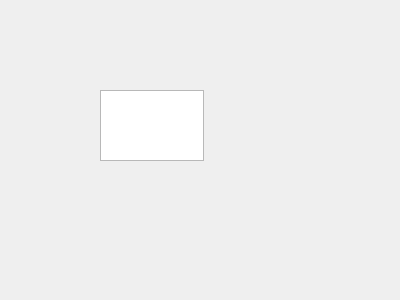
<?xml version="1.0" encoding="UTF-8"?>
<ui version="4.0">
 <class>TFromDoc</class>
 <widget class="QWidget" name="TFromDoc">
  <property name="geometry">
   <rect>
    <x>0</x>
    <y>0</y>
    <width>400</width>
    <height>300</height>
   </rect>
  </property>
  <property name="windowTitle">
   <string>Form</string>
  </property>
  <widget class="QTextEdit" name="textEdit">
   <property name="geometry">
    <rect>
     <x>100</x>
     <y>90</y>
     <width>104</width>
     <height>71</height>
    </rect>
   </property>
  </widget>
  <action name="action_open">
   <property name="icon">
    <iconset resource="image.qrc">
     <normaloff>:/img/images/122.bmp</normaloff>:/img/images/122.bmp</iconset>
   </property>
   <property name="text">
    <string>打开</string>
   </property>
   <property name="toolTip">
    <string>打开</string>
   </property>
   <property name="menuRole">
    <enum>QAction::NoRole</enum>
   </property>
  </action>
  <action name="action_font">
   <property name="icon">
    <iconset resource="image.qrc">
     <normaloff>:/img/images/506.bmp</normaloff>:/img/images/506.bmp</iconset>
   </property>
   <property name="text">
    <string>字体</string>
   </property>
   <property name="toolTip">
    <string>设置字体</string>
   </property>
   <property name="menuRole">
    <enum>QAction::NoRole</enum>
   </property>
  </action>
  <action name="action_cut">
   <property name="icon">
    <iconset theme="edit-cut" resource="image.qrc">
     <normaloff>:/img/images/200.bmp</normaloff>:/img/images/200.bmp</iconset>
   </property>
   <property name="text">
    <string>剪接</string>
   </property>
   <property name="toolTip">
    <string>剪接</string>
   </property>
   <property name="menuRole">
    <enum>QAction::NoRole</enum>
   </property>
  </action>
  <action name="action_copy">
   <property name="icon">
    <iconset theme="QIcon::ThemeIcon::EditCopy" resource="image.qrc">
     <normaloff>:/img/images/202.bmp</normaloff>:/img/images/202.bmp</iconset>
   </property>
   <property name="text">
    <string>复制</string>
   </property>
   <property name="toolTip">
    <string>复制文本</string>
   </property>
   <property name="menuRole">
    <enum>QAction::NoRole</enum>
   </property>
  </action>
  <action name="action_paste">
   <property name="icon">
    <iconset theme="QIcon::ThemeIcon::EditPaste" resource="image.qrc">
     <normaloff>:/img/images/204.bmp</normaloff>:/img/images/204.bmp</iconset>
   </property>
   <property name="text">
    <string>粘贴</string>
   </property>
   <property name="menuRole">
    <enum>QAction::NoRole</enum>
   </property>
  </action>
  <action name="action_undo">
   <property name="icon">
    <iconset theme="QIcon::ThemeIcon::EditUndo" resource="image.qrc">
     <normaloff>:/img/images/206.bmp</normaloff>:/img/images/206.bmp</iconset>
   </property>
   <property name="text">
    <string> 撤销</string>
   </property>
   <property name="toolTip">
    <string> 撤销操作</string>
   </property>
   <property name="menuRole">
    <enum>QAction::NoRole</enum>
   </property>
  </action>
  <action name="action_redo">
   <property name="icon">
    <iconset theme="QIcon::ThemeIcon::EditRedo" resource="image.qrc">
     <normaloff>:/img/images/208.bmp</normaloff>:/img/images/208.bmp</iconset>
   </property>
   <property name="text">
    <string>重复</string>
   </property>
   <property name="menuRole">
    <enum>QAction::NoRole</enum>
   </property>
  </action>
 </widget>
 <resources>
  <include location="image.qrc"/>
 </resources>
 <connections>
  <connection>
   <sender>action_copy</sender>
   <signal>triggered()</signal>
   <receiver>textEdit</receiver>
   <slot>copy()</slot>
   <hints>
    <hint type="sourcelabel">
     <x>-1</x>
     <y>-1</y>
    </hint>
    <hint type="destinationlabel">
     <x>201</x>
     <y>185</y>
    </hint>
   </hints>
  </connection>
  <connection>
   <sender>action_cut</sender>
   <signal>triggered()</signal>
   <receiver>textEdit</receiver>
   <slot>cut()</slot>
   <hints>
    <hint type="sourcelabel">
     <x>-1</x>
     <y>-1</y>
    </hint>
    <hint type="destinationlabel">
     <x>201</x>
     <y>185</y>
    </hint>
   </hints>
  </connection>
  <connection>
   <sender>action_paste</sender>
   <signal>triggered()</signal>
   <receiver>textEdit</receiver>
   <slot>paste()</slot>
   <hints>
    <hint type="sourcelabel">
     <x>-1</x>
     <y>-1</y>
    </hint>
    <hint type="destinationlabel">
     <x>201</x>
     <y>185</y>
    </hint>
   </hints>
  </connection>
  <connection>
   <sender>action_redo</sender>
   <signal>triggered()</signal>
   <receiver>textEdit</receiver>
   <slot>redo()</slot>
   <hints>
    <hint type="sourcelabel">
     <x>-1</x>
     <y>-1</y>
    </hint>
    <hint type="destinationlabel">
     <x>201</x>
     <y>185</y>
    </hint>
   </hints>
  </connection>
  <connection>
   <sender>action_undo</sender>
   <signal>triggered()</signal>
   <receiver>textEdit</receiver>
   <slot>undo()</slot>
   <hints>
    <hint type="sourcelabel">
     <x>-1</x>
     <y>-1</y>
    </hint>
    <hint type="destinationlabel">
     <x>201</x>
     <y>185</y>
    </hint>
   </hints>
  </connection>
 </connections>
</ui>
